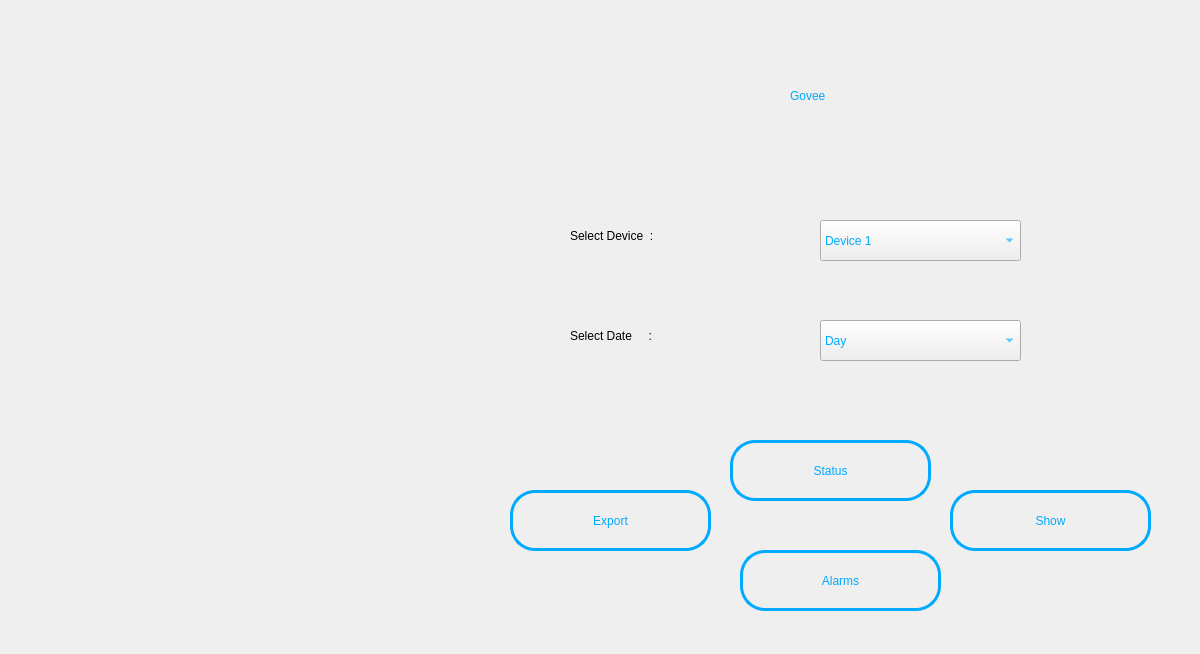
<?xml version="1.0" encoding="UTF-8"?>
<ui version="4.0">
 <class>second_window</class>
 <widget class="QMainWindow" name="second_window">
  <property name="geometry">
   <rect>
    <x>0</x>
    <y>0</y>
    <width>1200</width>
    <height>654</height>
   </rect>
  </property>
  <property name="windowTitle">
   <string>Diagram</string>
  </property>
  <property name="autoFillBackground">
   <bool>false</bool>
  </property>
  <property name="styleSheet">
   <string notr="true">background-image: url(:/newPrefix/2.png);</string>
  </property>
  <property name="toolButtonStyle">
   <enum>Qt::ToolButtonIconOnly</enum>
  </property>
  <property name="documentMode">
   <bool>false</bool>
  </property>
  <property name="dockNestingEnabled">
   <bool>false</bool>
  </property>
  <widget class="QWidget" name="centralwidget">
   <widget class="QComboBox" name="comboBox">
    <property name="geometry">
     <rect>
      <x>820</x>
      <y>220</y>
      <width>201</width>
      <height>41</height>
     </rect>
    </property>
    <property name="styleSheet">
     <string notr="true">font: 75 14pt &quot;MS Shell Dlg 2&quot;;
background-image: url(:/newPrefix/1.JPG);
color: rgb(0, 170, 255);
</string>
    </property>
    <item>
     <property name="text">
      <string>Device 1</string>
     </property>
    </item>
    <item>
     <property name="text">
      <string>Device 2</string>
     </property>
    </item>
   </widget>
   <widget class="QLabel" name="label">
    <property name="geometry">
     <rect>
      <x>570</x>
      <y>210</y>
      <width>211</width>
      <height>51</height>
     </rect>
    </property>
    <property name="styleSheet">
     <string notr="true">background-image: url(:/newPrefix/1.JPG);
font: 75 20pt &quot;MS Shell Dlg 2&quot;;
</string>
    </property>
    <property name="text">
     <string>Select Device  :</string>
    </property>
   </widget>
   <widget class="QPushButton" name="pushButton">
    <property name="geometry">
     <rect>
      <x>950</x>
      <y>490</y>
      <width>201</width>
      <height>61</height>
     </rect>
    </property>
    <property name="styleSheet">
     <string notr="true">background-image: url(:/newPrefix/1.JPG);
font: 75 22pt &quot;MS Shell Dlg 2&quot;;
color: rgb(0, 170, 255);
 border-radius: 25px;
border: 3px solid #00AAFF;</string>
    </property>
    <property name="text">
     <string>Show</string>
    </property>
   </widget>
   <widget class="QPushButton" name="pushButton_2">
    <property name="geometry">
     <rect>
      <x>510</x>
      <y>490</y>
      <width>201</width>
      <height>61</height>
     </rect>
    </property>
    <property name="styleSheet">
     <string notr="true">background-image: url(:/newPrefix/1.JPG);
font: 75 22pt &quot;MS Shell Dlg 2&quot;;
color: rgb(0, 170, 255);
 border-radius: 25px;
border: 3px solid #00AAFF;</string>
    </property>
    <property name="text">
     <string>Export</string>
    </property>
   </widget>
   <widget class="QComboBox" name="comboBox_2">
    <property name="geometry">
     <rect>
      <x>820</x>
      <y>320</y>
      <width>201</width>
      <height>41</height>
     </rect>
    </property>
    <property name="styleSheet">
     <string notr="true">font: 75 14pt &quot;MS Shell Dlg 2&quot;;
background-image: url(:/newPrefix/1.JPG);
color: rgb(0, 170, 255);
</string>
    </property>
    <item>
     <property name="text">
      <string>Day</string>
     </property>
    </item>
    <item>
     <property name="text">
      <string>Month</string>
     </property>
    </item>
    <item>
     <property name="text">
      <string>Year</string>
     </property>
    </item>
   </widget>
   <widget class="QLabel" name="label_3">
    <property name="geometry">
     <rect>
      <x>570</x>
      <y>310</y>
      <width>211</width>
      <height>51</height>
     </rect>
    </property>
    <property name="styleSheet">
     <string notr="true">background-image: url(:/newPrefix/1.JPG);
font: 75 20pt &quot;MS Shell Dlg 2&quot;;
</string>
    </property>
    <property name="text">
     <string>Select Date     :</string>
    </property>
   </widget>
   <widget class="QLabel" name="label_2">
    <property name="geometry">
     <rect>
      <x>790</x>
      <y>70</y>
      <width>101</width>
      <height>51</height>
     </rect>
    </property>
    <property name="styleSheet">
     <string notr="true">background-image: url(:/newPrefix/1.JPG);
font: 75 20pt &quot;MS Shell Dlg 2&quot;;
color: rgb(0, 170, 255);
</string>
    </property>
    <property name="text">
     <string>Govee</string>
    </property>
   </widget>
   <widget class="QPushButton" name="pushButton_3">
    <property name="geometry">
     <rect>
      <x>740</x>
      <y>550</y>
      <width>201</width>
      <height>61</height>
     </rect>
    </property>
    <property name="styleSheet">
     <string notr="true">background-image: url(:/newPrefix/1.JPG);
font: 75 22pt &quot;MS Shell Dlg 2&quot;;
color: rgb(0, 170, 255);
 border-radius: 25px;
border: 3px solid #00AAFF;</string>
    </property>
    <property name="text">
     <string>Alarms</string>
    </property>
   </widget>
   <widget class="QPushButton" name="pushButton_4">
    <property name="geometry">
     <rect>
      <x>730</x>
      <y>440</y>
      <width>201</width>
      <height>61</height>
     </rect>
    </property>
    <property name="styleSheet">
     <string notr="true">background-image: url(:/newPrefix/1.JPG);
font: 75 22pt &quot;MS Shell Dlg 2&quot;;
color: rgb(0, 170, 255);
 border-radius: 25px;
border: 3px solid #00AAFF;</string>
    </property>
    <property name="text">
     <string>Status</string>
    </property>
   </widget>
  </widget>
 </widget>
 <resources>
  <include location="../../python(old)/test1/noha.qrc"/>
 </resources>
 <connections/>
</ui>
